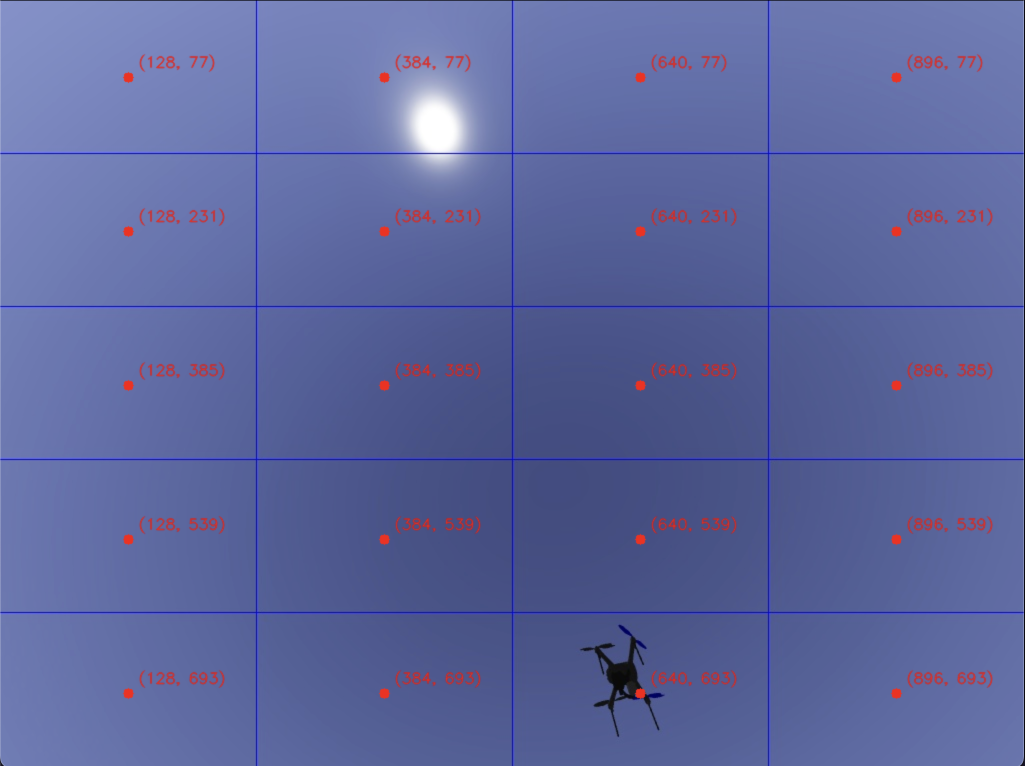
#> input picture raw_data/sky_backgrounds/coordinates.png, 2050 x 1532 px (shown at 1/2 size); the run also reads 1 picture not shown here
$ python overlay.py
#> lines starting #> are read from the running program, lines starting #| are printed output that depends on the picture
from PIL import Image, ImageDraw
import os


def overlay_images(folder_path, background_path, output_path, rotations=None, anchor_points=None, repositions=None):
#> called with folder_path = './raw_data/drone_images', output_path = './generated_dataset/1.png'
    images = []
    for filename in os.listdir(folder_path):
        if filename.endswith(".png") or filename.endswith(".jpg"):
            print(filename)
            image_path = os.path.join(folder_path, filename)
            image = Image.open(image_path)
            images.append(image)

    if not images:
        print("No images found in the folder.")
        return

    # Determine the dimensions of the final image
    width = max(image.width for image in images)
#> width = 1024
    height = max(image.height for image in images)
#> height = 768

    center = (int(width / 2), int(height / 2))
#> center = (512, 384)

    # Open the background image
    background = Image.open(background_path)
#> background is the input picture: PIL image 2050x1532 RGBA; mean R, G, B, A 92.9, 102.3, 157.5, 255
    background = background.resize((width, height))
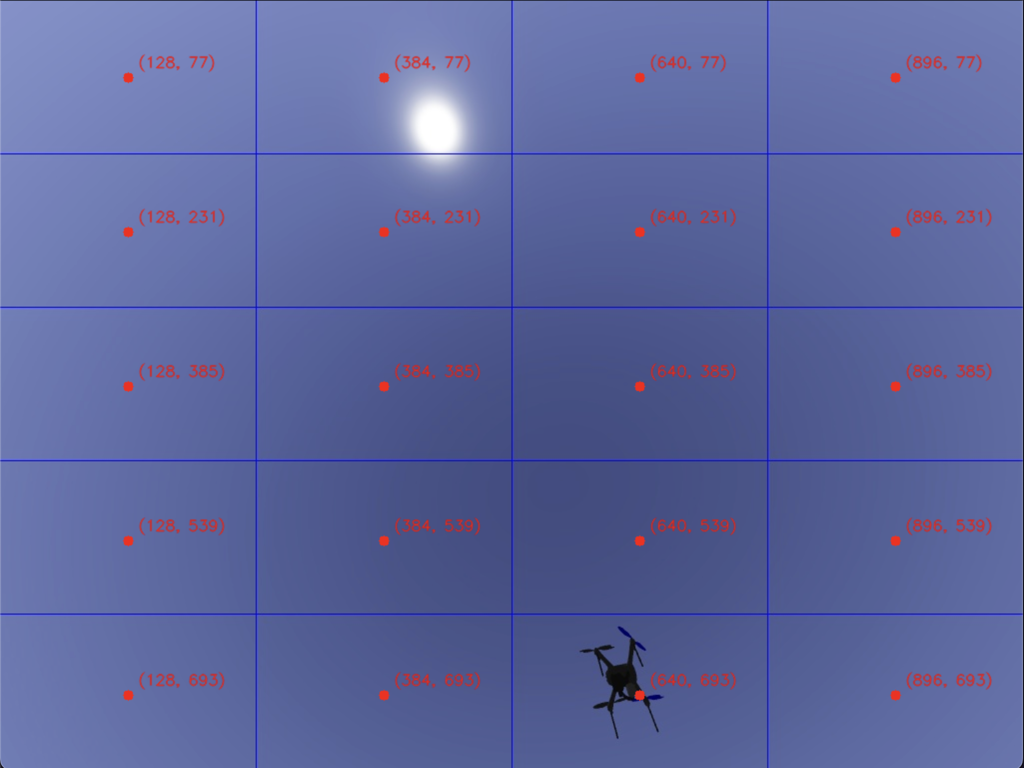
#> background: PIL image 1024x768 RGBA; mean R, G, B, A 92.9, 102.3, 157.5, 255

    # Create a new image with the background
    merged_image = Image.new("RGBA", (width, height), (0, 0, 0, 0))
#> merged_image: PIL image 1024x768 RGBA; every value is 0
    merged_image.paste(background, (0, 0))

    # Overlay each image onto the merged image with rotation, anchor point, and reposition
    for image, rotation, anchor, reposition in zip(images, rotations, anchor_points, repositions):
        rotated_image = image.rotate(rotation, center=anchor)

        # Calculate the new anchor point after repositioning
        new_anchor = (anchor[0] + reposition[0], anchor[1] + reposition[1])

        # Calculate the new position to paste the rotated image
        paste_position = (new_anchor[0] - int(rotated_image.width / 2),
                          new_anchor[1] - int(rotated_image.height / 2))

        merged_image.paste(rotated_image, paste_position, mask=rotated_image)
#> this loop made 1 pass
#> (rotation, anchor, reposition, new_anchor, paste_position) on pass 1: (90, (896, 693), (50, 0), (946, 693), (434, 309))

    # Save the merged image
    merged_image.save(output_path)
    print(
        f"Overlay image with background, rotations, and repositions saved as {output_path}")


folder_path = "./raw_data/drone_images"
background_path = "./raw_data/sky_backgrounds/coordinates.png"
output_path = "./generated_dataset/1.png"
# Rotation angles for each image in degrees
rotations = [90, 180, 45, 270, 360]

anchor_points = [
    (896, 693),
    (896, 539),
    (896, 539),
    (640, 77),
    (896, 77)
]

repositions = [
    (50, 0),
    (-50, 0),
    (0, 50),
    (0, -50),
    (100, 100)
]

overlay_images(folder_path, background_path, output_path,
               rotations, anchor_points, repositions)
